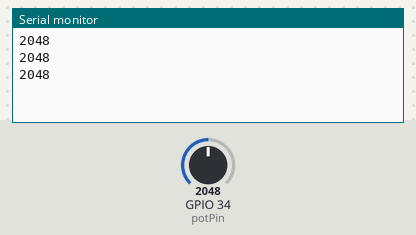
A sketch run on a simulated ESP32. On the bench: the last lines printed to the serial monitor. Inputs (shaded band) come from the test bench; at power-on: GPIO 34 (potPin) = 2048.

Above: at 2.2 s.
2.3 s: GPIO 34 (potPin) set to 2866
At 2.9 s:
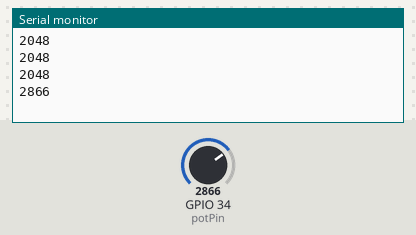
3.8 s: GPIO 34 (potPin) set to 3603
At 4.4 s:
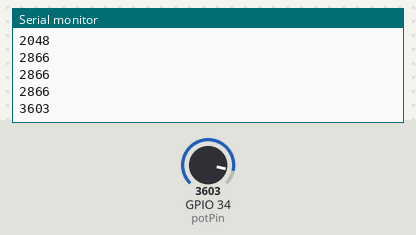
Timing chart, 0 to 6.8 s (numbered marks = the images above; inputs shaded):
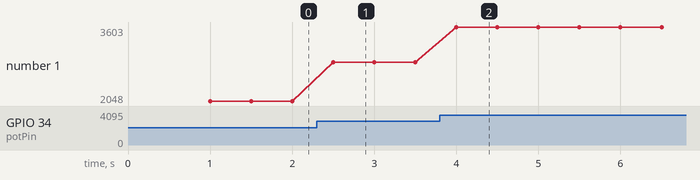

The sketch:

1._contoh_ADC_dan_DAC_dengan_potensiometer.ino
```cpp
// AISYAH NURUL AINI               (4.31.21.0.03)
// BRIAN RAHMADITYA                (4.31.21.0.09)
// SABRINA VIRRY TALITHA MEIRILLA  (4.31.21.0.23)
// Program Contoh ADC dan DAC menggunakan Potensiometer

// Potentiometer terhubung ke GPIO34 (Analog ADC1_CH6)
const int potPin = 34;

// variable untuk menyimpan nilai potensiometer
int potValue = 0;

void setup() {
  Serial.begin(115200);           // Serial diatur di baudrate 115200
  delay(1000);                    // jeda waktu pertama kali
}
void loop() {

  // Membaca nilai potensiometer
  potValue = analogRead(potPin);
  Serial.println(potValue);       // Menampilkan nilai potensio ke serial monitor
  delay(500);
}
```

Measured:
- after the input at 2.3 s, the serial monitor: prints a new line after 0.20 s (image 1)
- after the input at 3.8 s, the serial monitor: prints a new line after 0.20 s (image 2)
- plotted number 1: 2048 → 2866 after the input at 2.3 s, 2866 → 3603 after the input at 3.8 s
